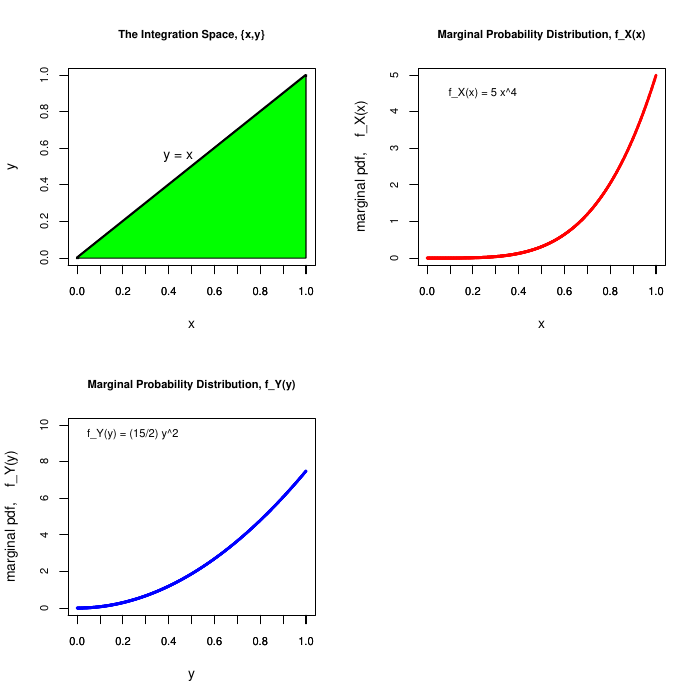

Write R code to recreate this figure.
#library(Hmisc)
#library(lattice)
#library(ggplot2)
#attach(mtcars)



x   = seq(0, 1, by=0.001) 
y   = x
pdfX= (5.) * x**4
pdfY= (15./2.) * x**2


xtick    = seq(0, 1, by=0.1)  
tickMark = c(xtick) 


#Save plot as a pdf file 
pdf('myMargDist.pdf')


#Multiplot Option 
par(mfrow=c(2,2))

#Plot Coommands 
#Integration range 
plot(x, y, main="The Integration Space, {x,y}", 
     xlim=c(0,+1), ylim=c(0,+1), 
     xlab="x", ylab="y", 
     cex.axis=0.8, cex.main= 0.8, 
     type="l", lwd=3, col="black") 
text(0.45, 0.55, "y = x ", cex = 1.0)
axis(1, at=tickMark, cex.axis=0.8, cex.main= 0.8)
polygon(c(0,x,1), c(0,y,0), angle=45, col="green")



plot(x, pdfX, main="Marginal Probability Distribution, f_X(x)", 
     xlim=c(0,+1), ylim=c(0,5), 
     xlab="x", ylab="marginal pdf,    f_X(x)", 
     cex.axis=0.8, cex.main= 0.8, 
     pch=20, col="red", cex=0.50)
text(0.25, 4.50, "f_X(x) = 5 x^4 ", cex = 0.8)
axis(1, at=tickMark, cex.axis=0.8, cex.main= 0.8)


plot(x, pdfY, main="Marginal Probability Distribution, f_Y(y)",  
     xlim=c(0,+1), ylim=c(0,10), 
     xlab="y", ylab="marginal pdf,    f_Y(y)",
     cex.axis=0.8, cex.main= 0.8,      pch=20, col="blue", cex=0.50)
text(0.25, 9.50, "f_Y(y) = (15/2) y^2 ", cex = 0.8)
axis(1, at=tickMark, cex.axis=0.8, cex.main= 0.8)



#Detach the data set that attached before
#detach(mtcars)
#Return output to the terminal
dev.off()


#identify(x,pdfY)
#p = ggplot(mtcars, aes(x, y))
#p + geom_point() + geom_text(angle = 45)



